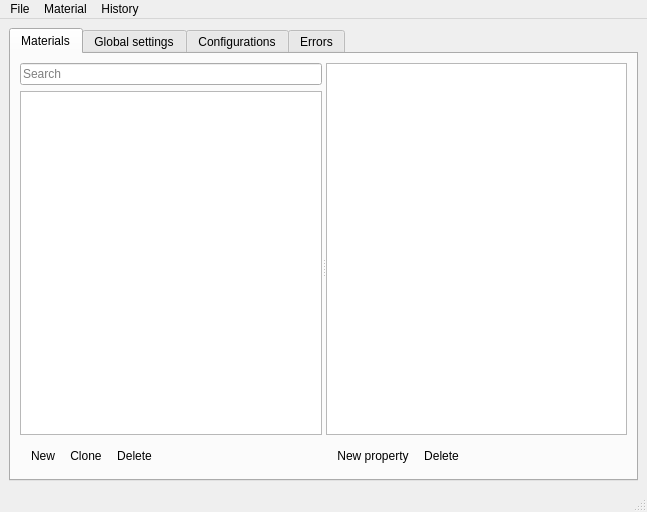
<?xml version="1.0" encoding="UTF-8"?>
<ui version="4.0">
 <class>MainWindow</class>
 <widget class="QMainWindow" name="MainWindow">
  <property name="geometry">
   <rect>
    <x>0</x>
    <y>0</y>
    <width>647</width>
    <height>512</height>
   </rect>
  </property>
  <property name="windowTitle">
   <string>MainWindow</string>
  </property>
  <widget class="QWidget" name="centralwidget">
   <layout class="QHBoxLayout" name="verticalLayout">
    <item>
     <widget class="sh::ColoredTabWidget" name="tabWidget">
      <property name="currentIndex">
       <number>0</number>
      </property>
      <widget class="QWidget" name="tab">
       <property name="accessibleName">
        <string/>
       </property>
       <attribute name="title">
        <string>Materials</string>
       </attribute>
       <layout class="QHBoxLayout" name="horizontalLayout">
        <item>
         <widget class="QSplitter" name="splitter">
          <property name="orientation">
           <enum>Qt::Horizontal</enum>
          </property>
          <widget class="QWidget" name="verticalLayoutWidget">
           <layout class="QVBoxLayout" name="verticalLayout_2">
            <item>
             <widget class="QLineEdit" name="lineEdit">
              <property name="text">
               <string/>
              </property>
              <property name="placeholderText">
               <string>Search</string>
              </property>
             </widget>
            </item>
            <item>
             <widget class="QListView" name="materialList"/>
            </item>
            <item>
             <widget class="QToolBar" name="toolBar1">
              <property name="iconSize">
               <size>
                <width>16</width>
                <height>16</height>
               </size>
              </property>
              <addaction name="actionNewMaterial"/>
              <addaction name="actionCloneMaterial"/>
              <addaction name="actionDeleteMaterial"/>
             </widget>
            </item>
           </layout>
          </widget>
          <widget class="QWidget" name="verticalLayoutWidget2">
           <layout class="QVBoxLayout" name="verticalLayout_6">
            <item>
             <widget class="QTreeView" name="materialView"/>
            </item>
            <item>
             <widget class="QToolBar" name="toolBar4">
              <property name="iconSize">
               <size>
                <width>16</width>
                <height>16</height>
               </size>
              </property>
              <property name="toolButtonStyle">
               <enum>Qt::ToolButtonIconOnly</enum>
              </property>
              <addaction name="actionNewProperty"/>
              <addaction name="actionDeleteProperty"/>
             </widget>
            </item>
           </layout>
          </widget>
         </widget>
        </item>
       </layout>
      </widget>
      <widget class="QWidget" name="tab2">
       <attribute name="title">
        <string>Global settings</string>
       </attribute>
       <layout class="QHBoxLayout" name="horizontalLayout_3">
        <item>
         <widget class="QTableView" name="globalSettingsView"/>
        </item>
       </layout>
      </widget>
      <widget class="QWidget" name="tab_2">
       <attribute name="title">
        <string>Configurations</string>
       </attribute>
       <layout class="QHBoxLayout" name="horizontalLayout_2">
        <item>
         <widget class="QSplitter" name="splitter_2">
          <property name="orientation">
           <enum>Qt::Horizontal</enum>
          </property>
          <widget class="QWidget" name="layoutWidget">
           <layout class="QVBoxLayout" name="verticalLayout_3">
            <item>
             <widget class="QListWidget" name="configurationList"/>
            </item>
            <item>
             <widget class="QToolBar" name="toolBar2">
              <property name="iconSize">
               <size>
                <width>16</width>
                <height>16</height>
               </size>
              </property>
              <addaction name="actionNewConfiguration"/>
              <addaction name="actionDeleteConfiguration"/>
             </widget>
            </item>
           </layout>
          </widget>
          <widget class="QWidget" name="layoutWidget2">
           <layout class="QVBoxLayout" name="verticalLayout_4">
            <item>
             <widget class="QTableView" name="configurationView"/>
            </item>
            <item>
             <widget class="QToolBar" name="toolBar2_2">
              <property name="iconSize">
               <size>
                <width>16</width>
                <height>16</height>
               </size>
              </property>
              <addaction name="actionDeleteConfigurationProperty"/>
             </widget>
            </item>
           </layout>
          </widget>
         </widget>
        </item>
       </layout>
      </widget>
      <widget class="QWidget" name="tab_3">
       <attribute name="title">
        <string>Errors</string>
       </attribute>
       <layout class="QVBoxLayout" name="verticalLayout_7">
        <item>
         <layout class="QVBoxLayout" name="verticalLayout_5">
          <item>
           <widget class="QTextEdit" name="errorLog">
            <property name="readOnly">
             <bool>true</bool>
            </property>
           </widget>
          </item>
          <item>
           <widget class="QPushButton" name="clearButton">
            <property name="sizePolicy">
             <sizepolicy hsizetype="Fixed" vsizetype="Fixed">
              <horstretch>0</horstretch>
              <verstretch>0</verstretch>
             </sizepolicy>
            </property>
            <property name="text">
             <string>Clear</string>
            </property>
            <property name="icon">
             <iconset theme="edit-clear"/>
            </property>
           </widget>
          </item>
          <item>
           <widget class="QDialogButtonBox" name="buttonBox"/>
          </item>
         </layout>
        </item>
       </layout>
      </widget>
     </widget>
    </item>
   </layout>
  </widget>
  <widget class="QMenuBar" name="menubar">
   <property name="geometry">
    <rect>
     <x>0</x>
     <y>0</y>
     <width>647</width>
     <height>25</height>
    </rect>
   </property>
   <property name="defaultUp">
    <bool>false</bool>
   </property>
   <widget class="QMenu" name="menuFile">
    <property name="title">
     <string>File</string>
    </property>
    <addaction name="actionSave"/>
    <addaction name="actionQuit"/>
   </widget>
   <widget class="QMenu" name="menuMaterial">
    <property name="title">
     <string>Material</string>
    </property>
    <addaction name="actionNewMaterial"/>
    <addaction name="actionCloneMaterial"/>
    <addaction name="actionDeleteMaterial"/>
    <addaction name="actionChange_parent"/>
   </widget>
   <widget class="QMenu" name="menuHistory">
    <property name="title">
     <string>History</string>
    </property>
   </widget>
   <addaction name="menuFile"/>
   <addaction name="menuMaterial"/>
   <addaction name="menuHistory"/>
  </widget>
  <widget class="QStatusBar" name="statusbar"/>
  <action name="actionQuit">
   <property name="icon">
    <iconset theme="application-exit">
     <normaloff/>
    </iconset>
   </property>
   <property name="text">
    <string>Quit</string>
   </property>
  </action>
  <action name="actionSave">
   <property name="icon">
    <iconset theme="document-save">
     <normaloff/>
    </iconset>
   </property>
   <property name="text">
    <string>Save</string>
   </property>
   <property name="toolTip">
    <string>Save all</string>
   </property>
  </action>
  <action name="actionDeleteMaterial">
   <property name="icon">
    <iconset theme="edit-delete">
     <normaloff/>
    </iconset>
   </property>
   <property name="text">
    <string>Delete</string>
   </property>
   <property name="toolTip">
    <string>Delete selected material</string>
   </property>
  </action>
  <action name="actionChange_parent">
   <property name="text">
    <string>Change parent...</string>
   </property>
  </action>
  <action name="actionNewMaterial">
   <property name="icon">
    <iconset theme="document-new">
     <normaloff/>
    </iconset>
   </property>
   <property name="text">
    <string>New</string>
   </property>
   <property name="toolTip">
    <string>Create a new material</string>
   </property>
  </action>
  <action name="actionCloneMaterial">
   <property name="icon">
    <iconset theme="edit-copy">
     <normaloff/>
    </iconset>
   </property>
   <property name="text">
    <string>Clone</string>
   </property>
   <property name="toolTip">
    <string>Clone selected material</string>
   </property>
  </action>
  <action name="actionDeleteConfiguration">
   <property name="icon">
    <iconset theme="edit-delete">
     <normaloff/>
    </iconset>
   </property>
   <property name="text">
    <string>Delete</string>
   </property>
   <property name="toolTip">
    <string>Delete selected configuration</string>
   </property>
   <property name="shortcut">
    <string>Del</string>
   </property>
  </action>
  <action name="actionNewConfiguration">
   <property name="icon">
    <iconset theme="document-new">
     <normaloff/>
    </iconset>
   </property>
   <property name="text">
    <string>New</string>
   </property>
   <property name="toolTip">
    <string>Create a new configuration</string>
   </property>
  </action>
  <action name="actionDeleteConfigurationProperty">
   <property name="icon">
    <iconset theme="edit-delete">
     <normaloff/>
    </iconset>
   </property>
   <property name="text">
    <string>Delete</string>
   </property>
   <property name="toolTip">
    <string>Delete property</string>
   </property>
  </action>
  <action name="actionDeleteProperty">
   <property name="icon">
    <iconset theme="remove">
     <normaloff/>
    </iconset>
   </property>
   <property name="text">
    <string>Delete</string>
   </property>
   <property name="toolTip">
    <string>Delete item</string>
   </property>
  </action>
  <action name="actionNewProperty">
   <property name="icon">
    <iconset theme="add">
     <normaloff/>
    </iconset>
   </property>
   <property name="text">
    <string>New property</string>
   </property>
  </action>
  <action name="actionCreatePass">
   <property name="icon">
    <iconset theme="edit-add">
     <normaloff/>
    </iconset>
   </property>
   <property name="text">
    <string>Create pass</string>
   </property>
  </action>
  <action name="actionCreateTextureUnit">
   <property name="icon">
    <iconset theme="edit-add">
     <normaloff/>
    </iconset>
   </property>
   <property name="text">
    <string>Create texture unit</string>
   </property>
  </action>
 </widget>
 <customwidgets>
  <customwidget>
   <class>sh::ColoredTabWidget</class>
   <extends>QTabWidget</extends>
   <header>ColoredTabWidget.hpp</header>
   <container>1</container>
  </customwidget>
 </customwidgets>
 <resources/>
 <connections/>
</ui>
